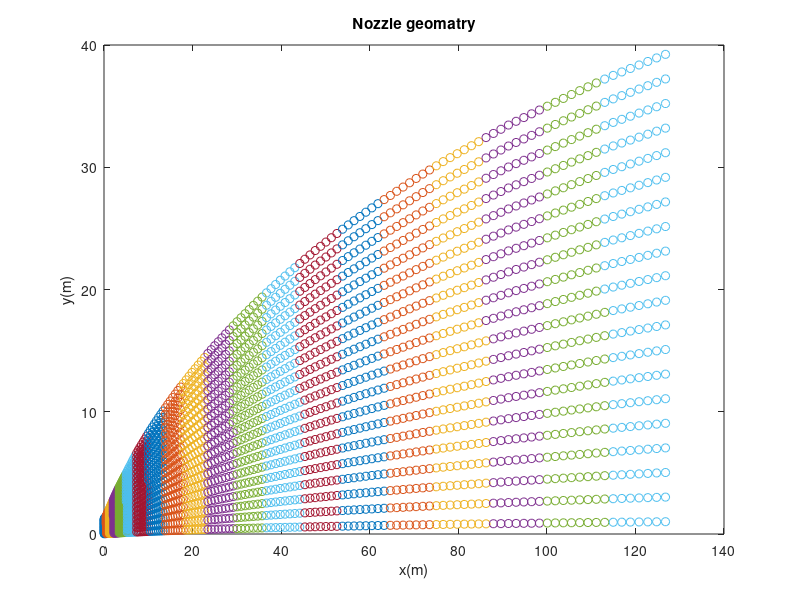

Here is the MATLAB script that generated this plot:
%%%%%%%%%%%%%%%%%%%%%%%%%%%%%%%%%%%%%%%%%%%%%%%%%%%%%%%%%%%%%%%%%%%%%%%%%%%%%%%%%%%%%%%%%%%%%%%%%%%
% INPUTS
% 1. 2D, grids data points file in .csv format. Which has (x,y) coordinates of all points of 2D plane
% 2. How many points are in x direction and in y direction
% 3. U = [rho, rho*u, rho*v, rho*w, e] at evrey point on 2D plane
% 4. Residual file, which has all five residual with time 
%%%%%%%%%%%%%%%%%%%%%%%%%%%%%%%%%%%%%%%%%%%%%%%%%%%%%%%%%%%%%%%%%%%%%%%%%%%%%%%%%%%%%%%%%%%%%%%%%%%

%%%%%%%%%%%%%%%%%%%%%%%%%%%%%%%%%%%%%%%%%%%%%%%%%%%%%%%%%%%%%%%%%%%%%%%%%%%%%%%%%%%%%%%%%%%%%%%%%%%
% OUTPUTS
% 1. Will plot the grids point to see the geomatry
% 2. All residial plots and automatically save them   
% 3. Plot density, X-velocity, Y-velocity, Z-velocity, p, T and Mach number(M) at evrey point on 2D plane
% 4. 
%%%%%%%%%%%%%%%%%%%%%%%%%%%%%%%%%%%%%%%%%%%%%%%%%%%%%%%%%%%%%%%%%%%%%%%%%%%%%%%%%%%%%%%%%%%%%%%%%%%



clear('all');
clc ;
% grids =  csvread('gridss_Bump_2D.dat') ;
grids =  csvread('grids_Nozzle_2D.csv') ;
para =  csvread('2D_parameters_B.csv') ;
residual = csvread('Residual_Nozzle.csv') ;
%  Reading the first or grids points 
Nx = grids(1,1) ;
Ny = grids(1,2) ;

% removing the first line and keeping the grids points coordinates alone 
grids(1,:) = [] ;

% Now re-shaping the each 1-D coloum to 2D matrix  
x = reshape(grids(:,1),[Nx,Ny]) ;
y = reshape(grids(:,2),[Nx,Ny]) ;
z = zeros(Nx,Ny);

density = reshape(para(:,1),[Nx,Ny]);
densityu= reshape(para(:,2),[Nx,Ny]);
densityv= reshape(para(:,3),[Nx,Ny]);
densityw= reshape(para(:,4),[Nx,Ny]);
energy  = reshape(para(:,5),[Nx,Ny]);

for i = 1:Nx
    for j =	1:Ny	
        u(i,j) = densityu(i,j)/density(i,j) ; 
        v(i,j) = densityv(i,j)/density(i,j) ; 
        w(i,j) = densityw(i,j)/density(i,j) ; 
        pressure(i,j) = 0.4*(energy(i,j) - 0.5*density(i,j)*(u(i,j)*u(i,j)+v(i,j)*v(i,j)+w(i,j)*w(i,j)));
        temperature(i,j) = pressure(i,j) /(287.14*density(i,j)) ; 
        velocity(i,j) = sqrt(u(i,j)*u(i,j)+v(i,j)*v(i,j)+w(i,j)*w(i,j)) ;
        mach(i,j) = velocity(i,j) / sqrt(1.4*287.14*temperature(i,j)) ;
    end
end



%%%%%%%%%%%%%%%%%%%%%%%%%%%%%%%%%%%%%%%%%%%%%%%%%%%%%%%%%%%%%%%%%%%%%%%%%%%%%%%%%%%%
% Plotting the dimensinal parameters
%%%%%%%%%%%%%%%%%%%%%%%%%%%%%%%%%%%%%%%%%%%%%%%%%%%%%%%%%%%%%%%%%%%%%%%%%%%%%%%%%%%%
disp('Plotting has started, Kullu...')
%%%%%%%%%%%%%%%%%%%%%%%%%%%%%%%%%%%%%%%%%%%%%%%%%%%%%%%%%%
%% 1. Plotting the grid points
i=1;
h = figure(i) ;
plot(x,y,'o');
title('Nozzle geomatry')
xlabel('x(m)')
ylabel('y(m)')
print('Nozzle_geomatry','-dpng')

%%%%%%%%%%%%%%%%%%%%%%%%%%%%%%%%%%%%%%%%%%%%%%%%%%%%%%%%%%


if 0
%%%%%%%%%%%%%%%%%%%%%%%%%%%%%%%%%%%%%%%%%%%%%%%%%%%%%%%%%%
% 2. plotting the density, velocity, mach, p, T etc. 

%%%%%%%%%%%%%%%%%%%%%%%%%%%%%%%%
figure(i+2)
h = surf(x,y,z,mach) ;
colormap hsv
colorbar
hcb=colorbar;
shading interp;
t = title(hcb,'\bf {Mach}') ;
set(t,'Interpreter','Latex');
xlabel('\bf{x(m)}'); ylabel('\bf y(m)'); zlabel('\bf z(m)');
title(' \bf Mach Number (M), flow inside nozzle')
% view(0,90)
view(2)
saveas(h,'Mach','epsc')

%%%%%%%%%%%%%%%%%%%%%%%%%%%%%%%%%
figure(i+3)
h = surf(x,y,z,density) ;
colormap hsv
colorbar
hcb=colorbar;
shading interp;
t = title(hcb,'$rho$') ;
set(t,'Interpreter','Latex');
xlabel('\bf{x(m)}'); ylabel('\bf y(m)'); zlabel('\bf z(m)');
title(' \bf density(rho), flow inside nozzle')
view(0,90)
saveas(h,'Density','epsc')

%%%%%%%%%%%%%%%%%%%%%%%%%%%%%%%%%
figure(i+4)
h = surf(x,y,z,velocity) ;
colormap hsv
colorbar
hcb=colorbar;
shading interp;
t = title(hcb,'$V(m/s)$') ;
set(t,'Interpreter','Latex');
xlabel('\bf{x(m)}'); ylabel('\bf y(m)'); zlabel('\bf z(m)');
title(' \bf velocity(V), flow inside nozzle')
view(0,90)
saveas(h,'velocity','epsc')

%%%%%%%%%%%%%%%%%%%%%%%%%%%%%%%%%
figure(i+5)
h = surf(x,y,z,pressure) ;
colormap hsv
colorbar
hcb=colorbar;
shading interp;
t = title(hcb,'$p(N/m^2)$') ;
set(t,'Interpreter','Latex');
xlabel('\bf{x(m)}'); ylabel('\bf y(m)'); zlabel('\bf z(m)');
title(' \bf pressure(p), flow inside nozzle')
view(0,90)
saveas(h,'Pressure','epsc')

%%%%%%%%%%%%%%%%%%%%%%%%%%%%%%%%%
h =figure(i+6);
surf(x,y,z,temperature) ;
colormap hsv
colorbar
hcb=colorbar;
shading interp;
t = title(hcb,'$T(K)$') ;
set(t,'Interpreter','Latex');
xlabel('\bf{x(m)}'); ylabel('\bf y(m)'); zlabel('\bf z(m)');
title(' \bf temperature (T), flow inside nozzle')
% view(0,90)
view(2)
saveas(h,'Temperature','epsc')
%%%%%%%%%%%%%%%%%%%%%%%%%%%%%%%%%%%%%%%%%%%%%%%%%%%%%%%%%%
end



if 0 
%%%%%%%%%%%%%%%%%%%%%%%%%%%%%%%%%%%%%%%%%%%%%%%%%%%%%%%%%%
% 3. Residuals with respect to time steps
% Density residual
figure(i+7)
semilogy(residual(:,1), residual(:,3),'-','LineWidth',1);
title('Density Residual')
xlabel('No. of iterations')
ylabel('Density residual')
print('Density_residual','-dpng')

% x-momentum residual
figure(i+8)
semilogy(residual(:,1), residual(:,4),'-','LineWidth',1);
title('x-momentum Residual')
xlabel('No. of iterations')
ylabel('x-momentum residual')
print('X-momentun_residual','-dpng')

% y-momentum residual
figure(i+9)
semilogy(residual(:,1), residual(:,5),'-','LineWidth',1);
title('y-momentum Residual')
xlabel('No. of iterations')
ylabel('y-momentum residual')
print('Y-momentun_residual','-dpng')

% z-momentum residual
figure(i+10)
semilogy(residual(:,1), residual(:,6),'-','LineWidth',1);
title('z-momentum Residual')
xlabel('No. of iterations')
ylabel('z-momentum residual')
print('Z-momentun_residual','-dpng')

% energy residual
figure(i+11)
semilogy(residual(:,1), residual(:,7),'-','LineWidth',1);
title('Energy Residual')
xlabel('No. of iterations')
ylabel('Energy residual')
print('Energy_residual','-dpng')
%%%%%%%%%%%%%%%%%%%%%%%%%%%%%%%%%%%%%%%%%%%%%%%%%%%%%%%%%%
end
disp('Plotting over, Kullu... :)')

close all